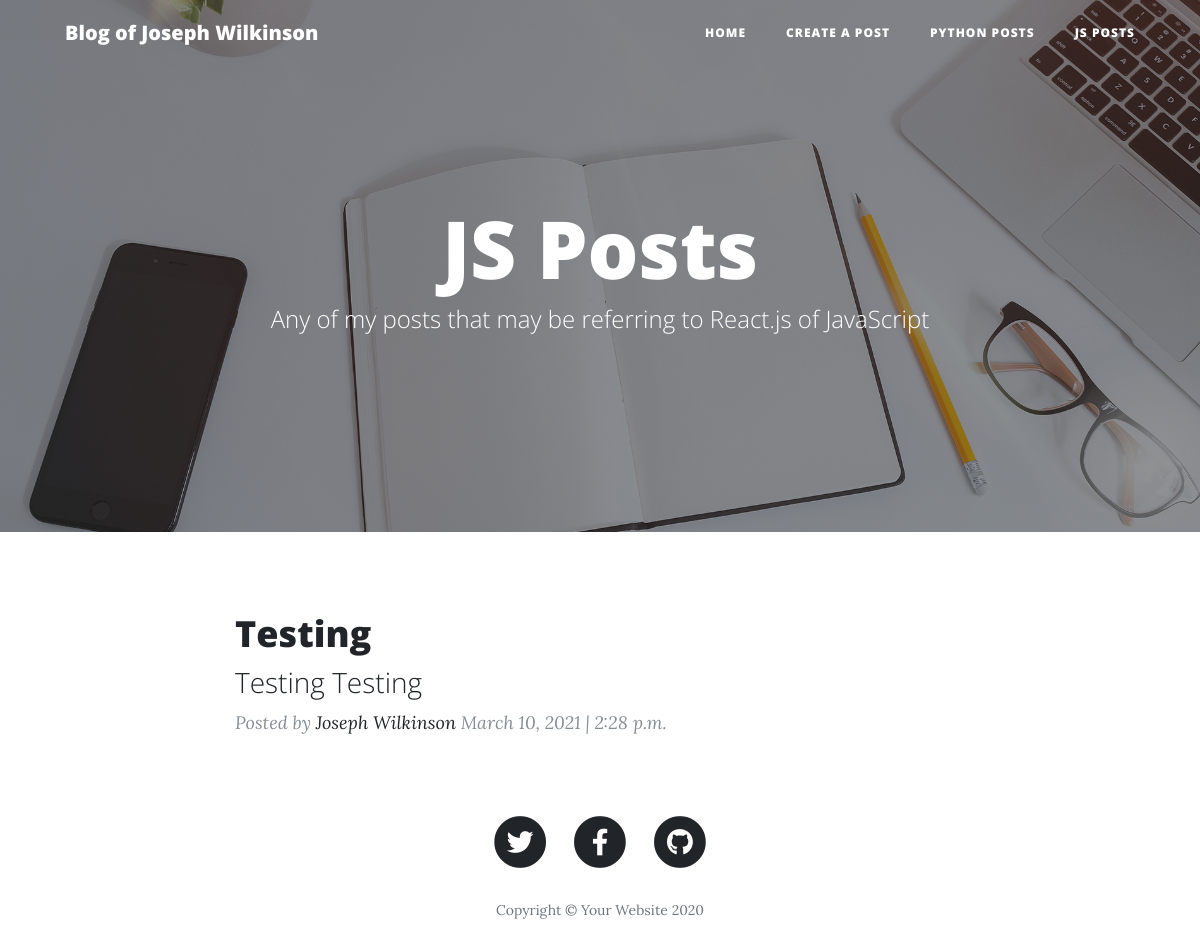
Screenshot of /jstags/ with the database file from the repository.
### blogs/models.py (models this page shows, shortened)
class Post(models.Model):
    post_title = models.CharField(max_length = 30)
    post_author = models.CharField(max_length = 200)
    post_text = models.TextField()
    post_time = models.TimeField(auto_now_add = True)
    post_date = models.DateField(auto_now_add = True)
    post_image = models.ImageField(blank = True, upload_to = "blogs", default = 'tempdefault.jpg')
    class Meta:
        ordering = ["-post_date"]

### blogs/views.py (the view)
# urls.py: path('jstags/', JSTagView.as_view(), name = "js_tags"),
class JSTagView(ListView):
    model = Post
    template_name = "blogs/tagsjs.html"
    def get_context_data(self, *args, **kwargs):
        context = super(JSTagView, self).get_context_data(*args, **kwargs)
        queryset = Post.objects.filter(tag__tag_name = "JS") # = (name of model__field_name = "")
        context ["this_list"] = queryset
        return context

### blogs/templates/blogs/tagsjs.html (shortened to what this page needs)
{% load static %}
<!DOCTYPE html>
<html lang="en">
<head>
    <link href="{% static 'blogs/vendor/bootstrap/css/bootstrap.min.css' %}" rel="stylesheet">
    <link href="{% static 'blogs/vendor/fontawesome-free/css/all.min.css' %}" rel="stylesheet" type="text/css">
    <link href="{% static 'blogs/css/clean-blog.min.css' %}" rel="stylesheet">
</head>
<body>
    {% include '_menu.html' %}
    <header class="masthead" style="background-image: url('{%static " blogs/img/home-bg.jpg" %}')">
        <div class="overlay"></div>
        <div class="container">
            <div class="row">
                <div class="col-lg-8 col-md-10 mx-auto">
                    <div class="site-heading">
                        <h1>JS Posts</h1>
                        <span class="subheading">Any of my posts that may be referring to React.js of JavaScript
                        </span>
                    </div>
                </div>
            </div>
        </div>
    </header>
    <div class="container">
        <div class="row">
            <div class="col-lg-8 col-md-10 mx-auto">
                {% for t in this_list %}
                <div class="post-preview">
                    <a href="{{post.get_absolute_url}}">
                        <h2 class="post-title">
                            {{t.post_title}}
                        </h2>
                        <h3 class="post-subtitle">
                            {{t.post_text|truncatechars:50}}
                        </h3>
                    </a>
                    <p class="post-meta">Posted by
                        <a href="#">{{t.post_author}}</a>
                        {{t.post_date}} | {{t.post_time}}
                    </p>
                </div>
                {% endfor %}
            </div>
        </div>
    </div>
    <footer>
        <div class="container">
            <div class="row">
                <div class="col-lg-8 col-md-10 mx-auto">
                    <ul class="list-inline text-center">
                        <li class="list-inline-item">
                            <a href="#">
                                <span class="fa-stack fa-lg">
                                    <i class="fas fa-circle fa-stack-2x"></i>
                                    <i class="fab fa-twitter fa-stack-1x fa-inverse"></i>
                                </span>
                            </a>
                        </li>
                        <li class="list-inline-item">
                            <a href="#">
                                <span class="fa-stack fa-lg">
                                    <i class="fas fa-circle fa-stack-2x"></i>
                                    <i class="fab fa-facebook-f fa-stack-1x fa-inverse"></i>
                                </span>
                            </a>
                        </li>
                        <li class="list-inline-item">
                            <a href="#">
                                <span class="fa-stack fa-lg">
                                    <i class="fas fa-circle fa-stack-2x"></i>
                                    <i class="fab fa-github fa-stack-1x fa-inverse"></i>
                                </span>
                            </a>
                        </li>
                    </ul>
                    <p class="copyright text-muted">Copyright &copy; Your Website 2020</p>
                </div>
            </div>
        </div>
    </footer>
</body>
</html>

### rows the page displays
Post: post_title "Testing", post_text "Testing Testing", post_author "Joseph Wilkinson", post_date "March 10, 2021", post_time "2:28 p.m."
